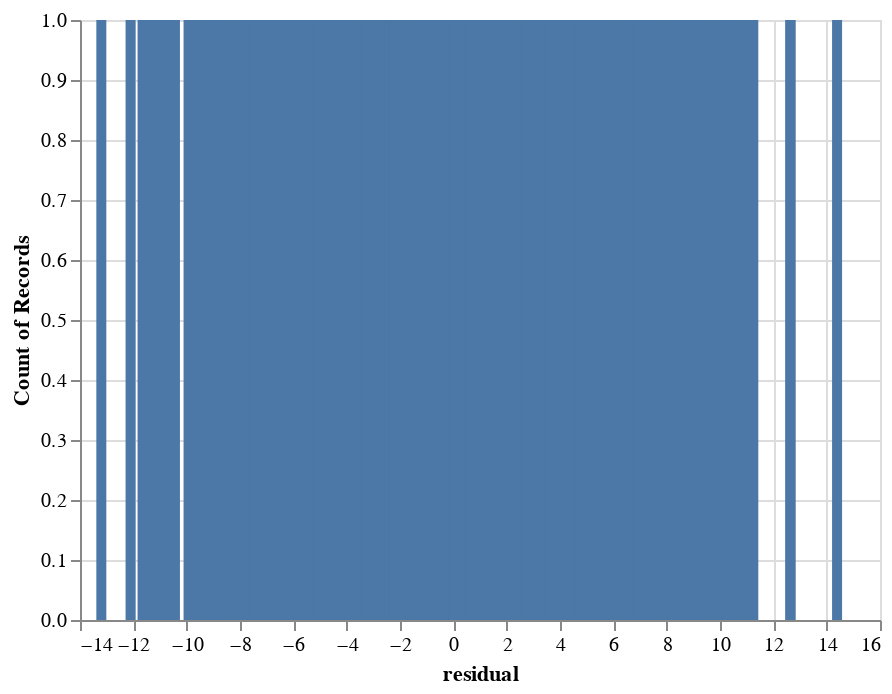

Notebook code cell kept with this figure:
### Markdown cell above
* Make a histogram for these residual values using the following code.

```
alt.Chart(df).mark_bar().encode(
    x="residual",
    y="count()"
)
```

### Code cell
alt.Chart(df).mark_bar().encode(
    x="residual",
    y="count()"
)

### Figure 1 — Vega-Lite specification as saved in the notebook (floating-point values rounded to 4 significant figures; data arrays with more than 128 entries replaced by an {"elided": "..."} marker saying what was removed)
{"config": {"view": {"continuousWidth": 400, "continuousHeight": 300}}, "data": {"name": "data-e2d28085e4258332e141337587174efe"}, "mark": "bar", "encoding": {"x": {"field": "residual", "type": "quantitative"}, "y": {"aggregate": "count", "type": "quantitative"}}, "$schema": "https://vega.github.io/schema/vega-lite/v4.17.0.json", "datasets": {"data-e2d28085e4258332e141337587174efe": {"elided": "2000 records"}}}
